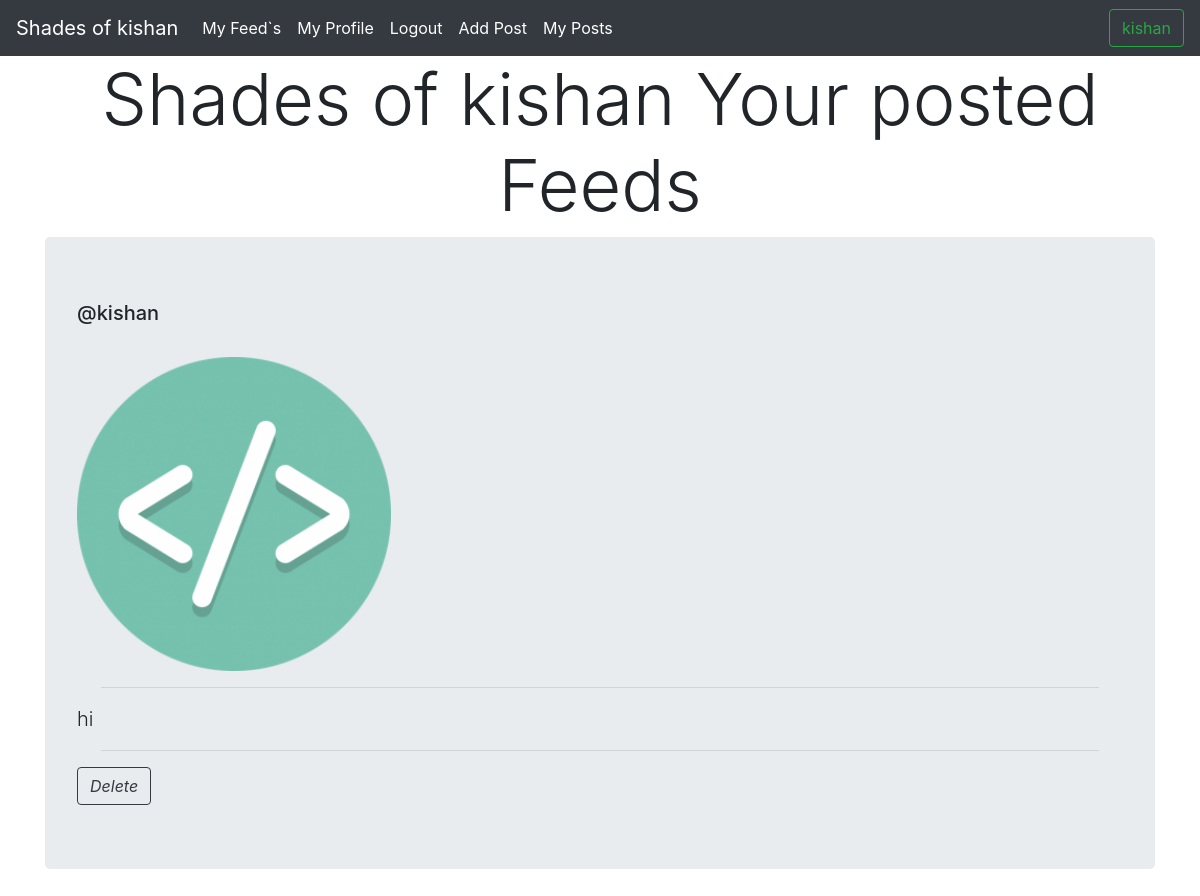
Page /myposts (signed in) on the committed database.
### socialapp/models.py (models this page shows, shortened)
class Post(models.Model):
    userr = models.ForeignKey(User, on_delete=models.CASCADE)
    image = models.FileField(null=True, blank=True)
    message = models.TextField(blank=True)

### socialapp/views.py (the view)
# urls.py: path('myposts',Myposts,name='myposts'),
@login_required
def Myposts(request):
    a=request.user.id
    obj=Post.objects.filter(userr=a)
    return render(request, 'socialapp/editpost.html',{'obj':obj})

### socialapp/templates/socialapp/editpost.html (shortened to what this page needs)
{%extends 'socialapp/master.html'%} {%block title%}Your feeds{%endblock%}{%block body%}
<h3 class="display-3" align="center">Shades of kishan Your posted Feeds
</h3>{%for i in obj%}
<div class="container">
    {%if i.image %}
    <div class="jumbotron" id="intro">
        <h5 class="display-5">@{{i.userr.username}}</h5>
        <br>
        <img src="{{i.image.url}}" alt="..." height="20%" width="30%">
        <hr class="mx-4 ">
        <p class="lead "> {{i.message}}</p>
        <hr class="mx-4 ">
        <a href="{% url 'deletepost' i.id %}" class="btn btn-outline-dark"><i class="bi bi-trash">Delete</i></a>
    </div>
    {%endif%}
</div>{%endfor%}{%endblock%}

### socialapp/templates/socialapp/master.html (shortened to what this page needs)
<!DOCTYPE html>
<html lang="en">
<head>
    <meta name="viewport" content="width=device-width, initial-scale=1.0"> {% load bootstrap4 %} {% bootstrap_css%} {% bootstrap_javascript jquery="full" %} {%load static %}
</head>
<body>
    <nav class="navbar navbar-expand-lg navbar-dark bg-dark">
        <a class="navbar-brand" href="#">Shades of kishan </a>
        <div class="collapse navbar-collapse" id="navbarSupportedContent">
            <ul class="navbar-nav mr-auto">
                {%if request.user.is_authenticated%}
                <li class="nav-item active">
                    <a class="nav-link" href="{% url 'feeds'%}">My Feed`s <span class=" sr-only ">(current)</span></a>
                </li>
                <li class="nav-item active">
                    <a class="nav-link" href="{% url 'profile'%}">My Profile</a>
                </li>
                <li class="nav-item active">
                    <a class="nav-link" href="{% url 'logout'%}">Logout</a>
                </li>
                <li class="nav-item active">
                    <a class="nav-link" href="{% url 'posts'%}">Add Post <span class=" sr-only ">(current)</span></a>
                </li>
                <li class="nav-item active">
                    <a class="nav-link" href="{% url 'myposts'%}">My Posts <span class=" sr-only ">(current)</span></a>
                </li>
                {%else%}
                <li class="nav-item active">
                    <a class="nav-link" href="{% url 'login'%}">Login <span class=" sr-only ">(current)</span></a>
                </li>
                {%endif%}
            </ul>
            {%if request.user.is_authenticated%}
            <form class="form-inline my-2 my-lg-0 ">
                <button class="btn btn-outline-success my-2 my-sm-0 " type="submit ">{{request.user.username}}</button>
            </form>
            {%endif%}
        </div>
    </nav>
</body>
{%block body%}{%endblock%}
</html>

### rows in the picture
Post: userr.username "kishan", image (picture), message "hi"

### other values in the picture
{{ request.user.username }} "kishan"
